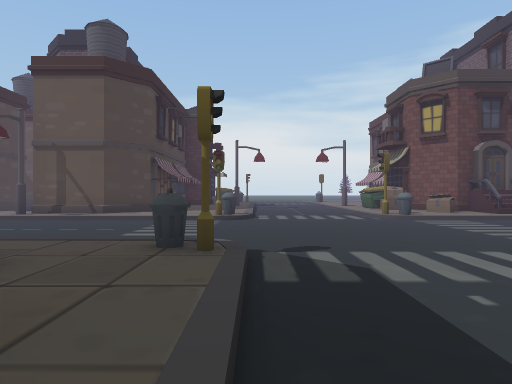
view 1 (above)

24 first-person views from a walk through a 3-D level made in the Unity game engine. The camera is 1.4 m above the floor, looks level and sees 75° across. The floor is counted in squares, 2 m on a side. Each view is taken from the middle of a square. On the plan, view 1 faces up. The plan holds only what a view shows up to about 10 squares ahead; the rest is blank. The place goes on beyond the plan. The player character is not drawn.

view 2
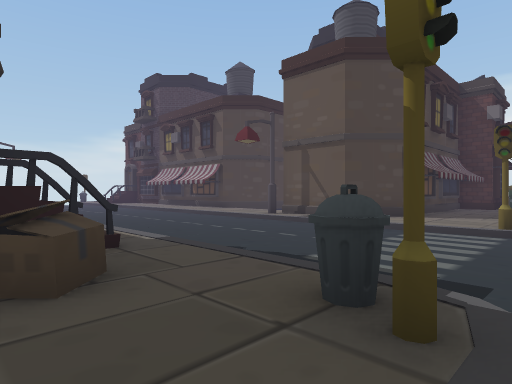

view 3
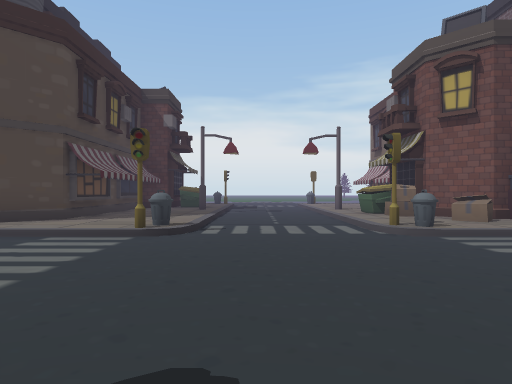

view 4
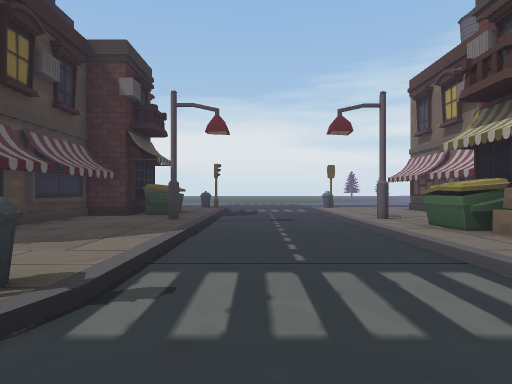

view 5
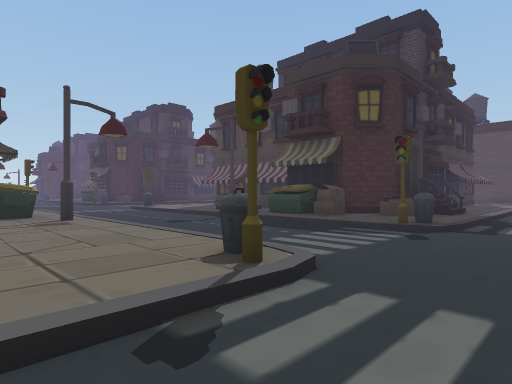

view 6
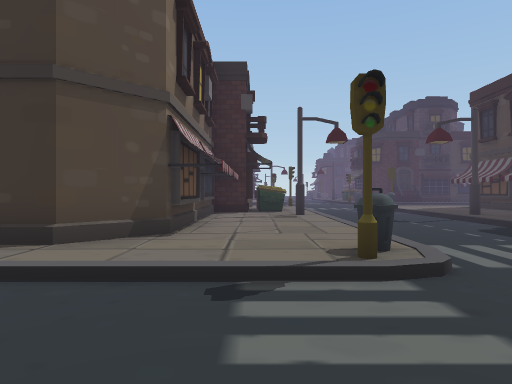

view 7
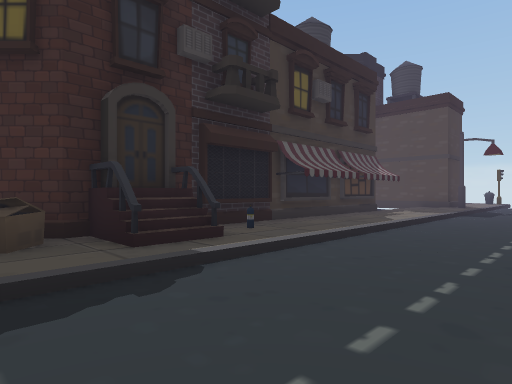

view 8
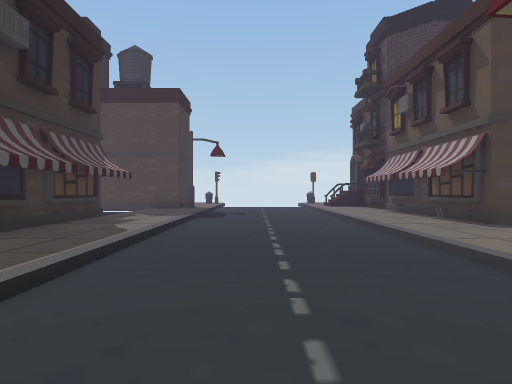

view 9
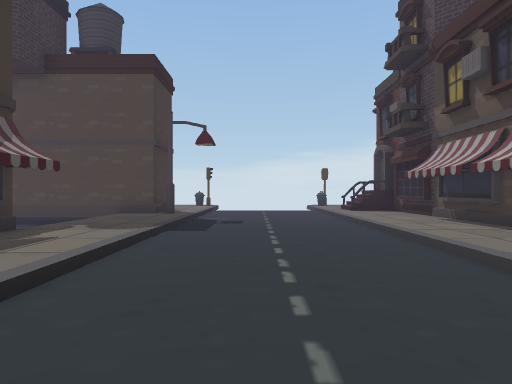

view 10
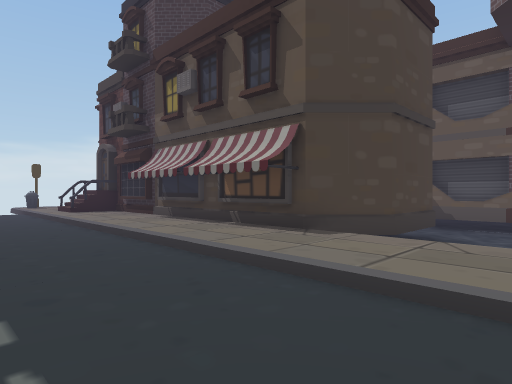

view 11
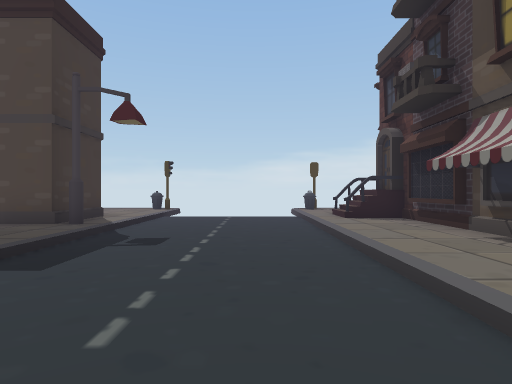

view 12
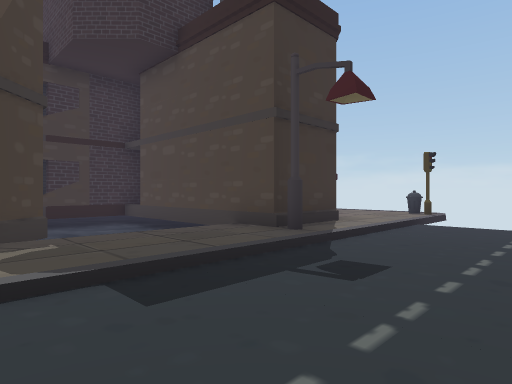

view 13
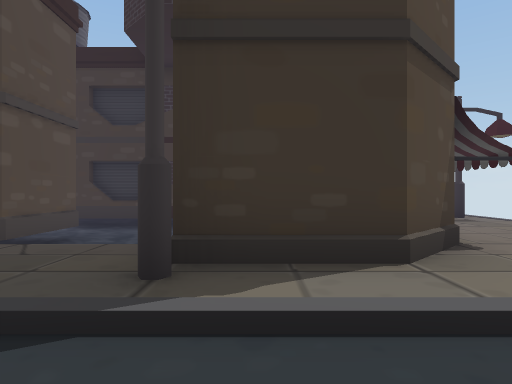

view 14
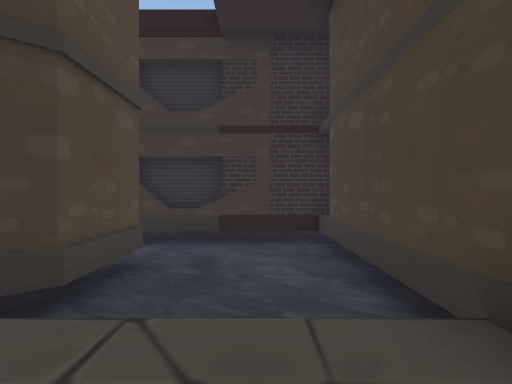

view 15
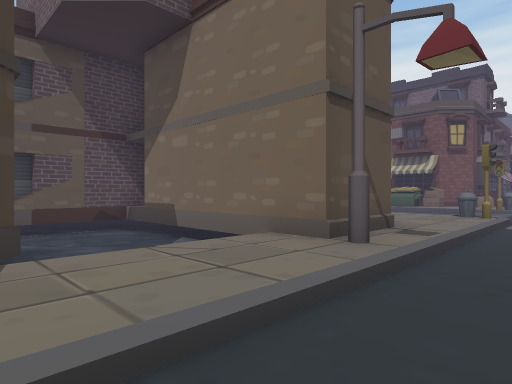

view 16
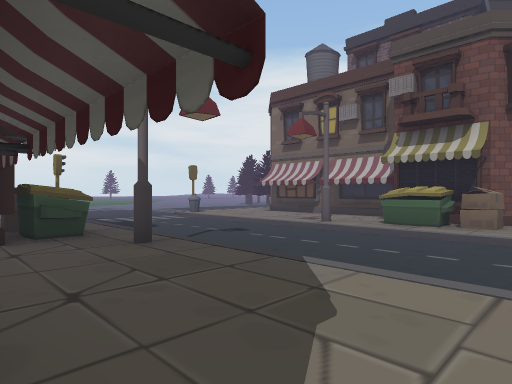

view 17
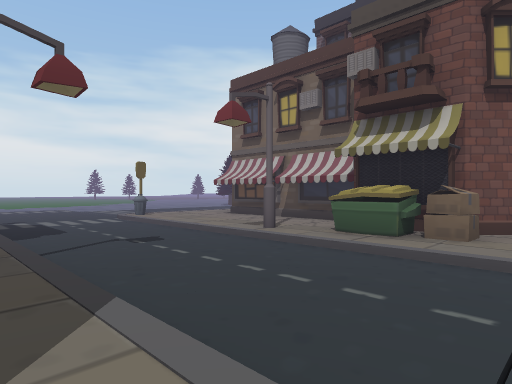

view 18
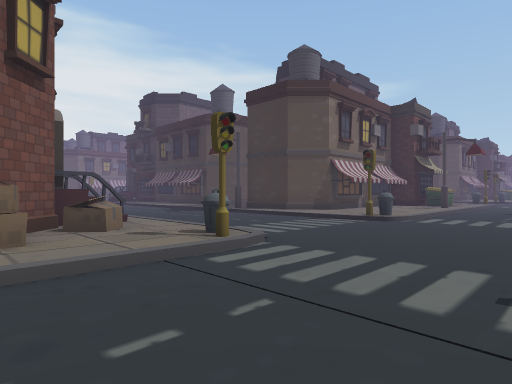

view 19
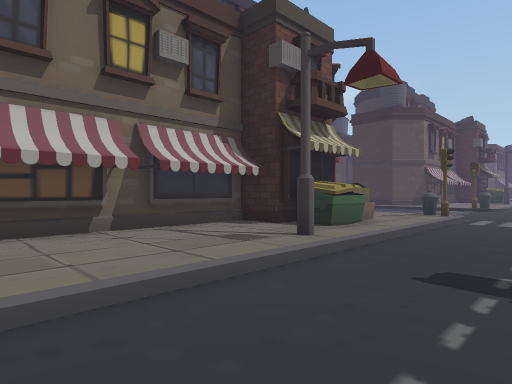

view 20
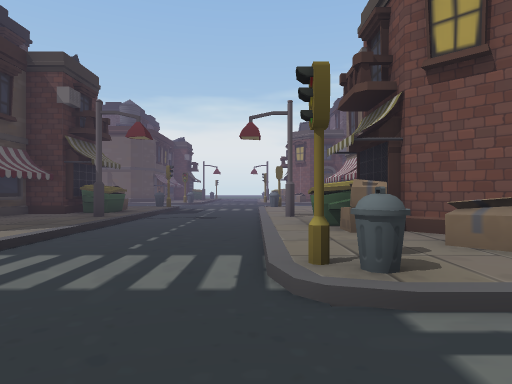

view 21
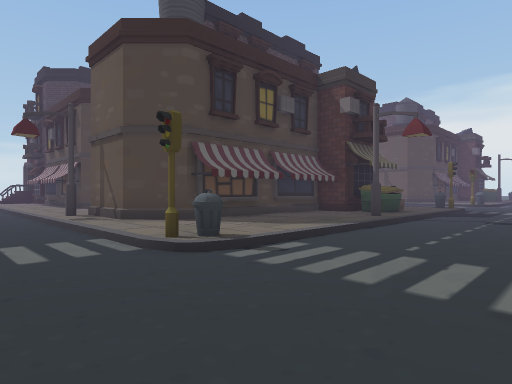

view 22
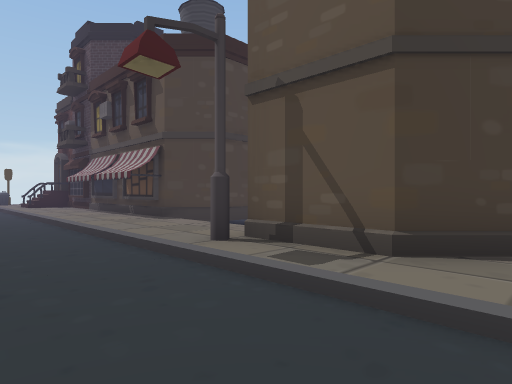

view 23
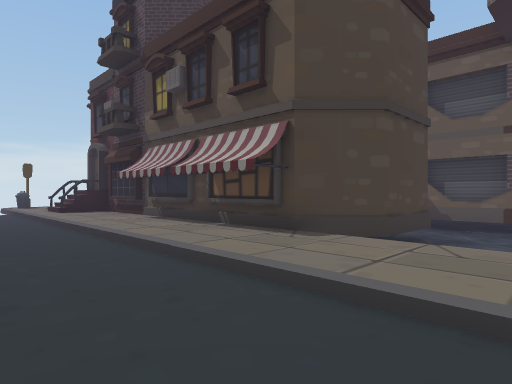

view 24
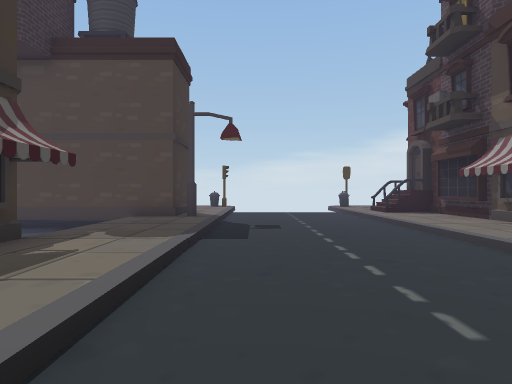

### Floor plan
Key: @ floor where view 1 was taken; # wall or solid block; . main floor; : floor 0.25 m higher than the main floor; / step, stairs or slope; = window, fence, low wall or low ledge; ^ raised ledge; v drop or lower ground; B box; U dumpster; I building; O other object.
Columns run from 19 left of view 1 to 7 right of it. Each row starts with its distance up from view 1.
 17                  BB/../::#
 16          #####   UU/../::#
 15          vvvv#  #::/../::#
 14          vvvv#  #:#/..//:#
 13           Ivv#  #::/../UU
 12           Ivvv  #::/../U##
 11    II II I   v ##::/../:B##
 10 IIII     ::::###:::////:BB#
  9 II       ::::#::::#/../#::=
  8 ///////////////////....////
  7 ...........................
  6 ...........................
  5 ...........................
  4 :::::::::::::::/::#/../#:::
  3  III   ::::::O#/BB:/../=::#
  2    I  v##########::/../::##
  1   vIvv#    #     B:/../::#
  0   vIvv#    #     #U@../::#
 -1   vIvvvv #^#    ##U/../::#
 -2    Ivvvv vvv    #:#/..//:#
 -3   IIIIIII Iv    #::/../U##
 -4        I  I     #::/../UU
 -5     II I II     #::/../:B#
 -6  IIIIIIII#vvv  ##::/../:BB
 -7 II       ::::##::://..//:
 -8 ::::::::////////////...//
 -9  .......................
-10  ................ .....
-11  ...........
-12   /////////
-13  III   :::
-14    I   #
-15    I
-16   vIv
-17   vI

Where each view was taken, in squares from view 1:
view 1: 0 up, 0 right, facing up
view 2: 2 up, 0 right, facing up-left
view 3: 3 up, 1 right, facing up
view 4: 7 up, 1 right, facing up
view 5: 6 up, 6 right, facing down-left
view 6: 7 up, 5 right, facing down
view 7: 7 up, 2 left, facing down-left
view 8: 6 up, 4 left, facing left
view 9: 6 up, 7 left, facing left
view 10: 6 up, 7 left, facing up-left
view 11: 7 up, 10 left, facing left
view 12: 7 up, 12 left, facing down-left
view 13: 6 up, 17 left, facing down
view 14: 4 up, 15 left, facing down
view 15: 7 up, 10 left, facing up-right
view 16: 10 up, 3 left, facing up-right
view 17: 10 up, 1 left, facing up-right
view 18: 12 up, 0 right, facing down-right
view 19: 2 up, 1 right, facing down-right
view 20: 10 down, 3 right, facing up
view 21: 10 down, 3 right, facing up-left
view 22: 10 down, 3 left, facing up-left
view 23: 10 down, 7 left, facing up-left
view 24: 11 down, 8 left, facing left
